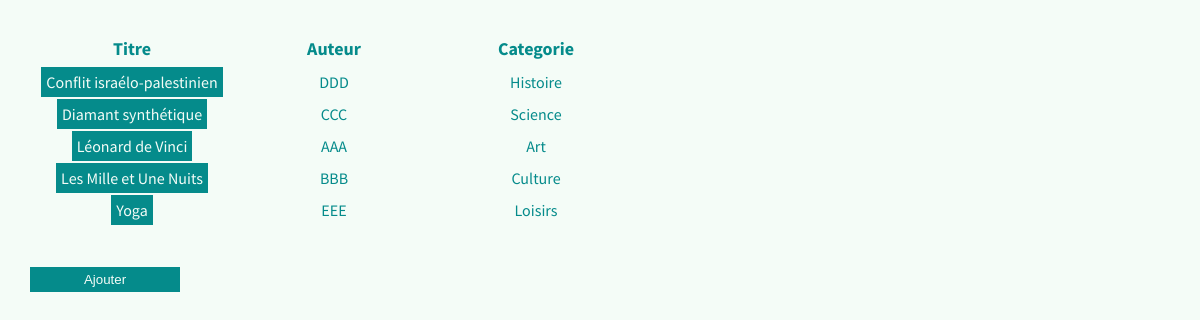
The page / on the database its author committed.
### tables this page shows
CREATE TABLE IF NOT EXISTS `article` (
  `id` INT NOT NULL AUTO_INCREMENT,
  `titre` VARCHAR(45) NOT NULL,
  `text` TEXT(1000) NOT NULL,
  `auteur_id` INT NOT NULL,
  `categorie_id` INT NOT NULL,
  PRIMARY KEY (`id`),
  INDEX `fk_article_auteur_idx` (`auteur_id` ASC) ,
  INDEX `fk_article_categorie_idx` (`categorie_id` ASC) ,
  CONSTRAINT `fk_article_auteur`
    FOREIGN KEY (`auteur_id`)
    REFERENCES `utilisateur` (`id`)
    ON DELETE NO ACTION
    ON UPDATE NO ACTION,
  CONSTRAINT `fk_article_categorie`
    FOREIGN KEY (`categorie_id`)
    REFERENCES `categorie` (`id`)
    ON DELETE NO ACTION
    ON UPDATE NO ACTION);

### class/CRUD.php (called while the page is built, shortened)
<?php
class CRUD extends PDO {
    public function select($table, $field='id', $order='ASC'){
        $sql = "SELECT * FROM $table ORDER BY $field $order";
        $stmt = $this->query($sql);
        return $stmt->fetchAll();
    }
}
?>

### index.php (the view, shortened to what this page needs)
<?php
require_once('class/CRUD.php');
$crud = new CRUD;
$article = $crud->select('article', 'titre');
extract($article);
?>
<!DOCTYPE html>
<html lang="en">
<head>
    <link rel="stylesheet" href="css/styles.css">
    <table>
        <tr>
            <th>Titre</th>
            <th>Auteur</th>
            <th>Categorie</th>
        </tr>
</head>
<body>
    <?php
    foreach($article as $row){
        $categorie = $crud->selectId('categorie', $row['categorie_id']);
        $categorie_nom = $categorie['categorie'];
        $auteur = $crud->selectId('utilisateur', $row['auteur_id']);
        $auteur_nom = $auteur['nom'];
    ?>
        <tr>
            <td><a href="article-show.php?id=<?= $row['id']?>"><?= $row['titre']?></a></td>
            <td><?php print_r($auteur_nom) ?></td>
            <td><?php print_r($categorie_nom) ?></td>
        </tr>
    <?php
    }
    ?>
    </table><br><br>
    <button><a href="article-create.php">Ajouter</a></button>
</body>
</html>

### css/styles.css (style rules this page uses)
* { box-sizing: border-box; }
body { font-family: 'Source Sans Pro', sans-serif; background-color: rgb(244, 252, 247); color: rgb(5, 139, 139); margin: 30px; }
button, input[type=submit] { padding: 10px; background-color: rgb(5, 139, 139); color: rgb(244, 252, 247); border: 0; }
a { text-decoration: none; background-color: rgb(5, 139, 139); color: rgb(244, 252, 247); padding: 5px; }
button, select { width: 150px; padding: 5px; text-align: center; }
button { margin-bottom: 5px; }
th, td { width: 200px; text-align: center; padding: 5px; margin: 5px; }
th { font-size: large; }

### rows shown on the page
article: titre "Conflit israélo-palestinien", value "DDD Histoire"
article: titre "Diamant synthétique", value "CCC Science"
article: titre "Léonard de Vinci", value "AAA Art"
article: titre "Les Mille et Une Nuits", value "BBB Culture"
article: titre "Yoga", value "EEE Loisirs"
